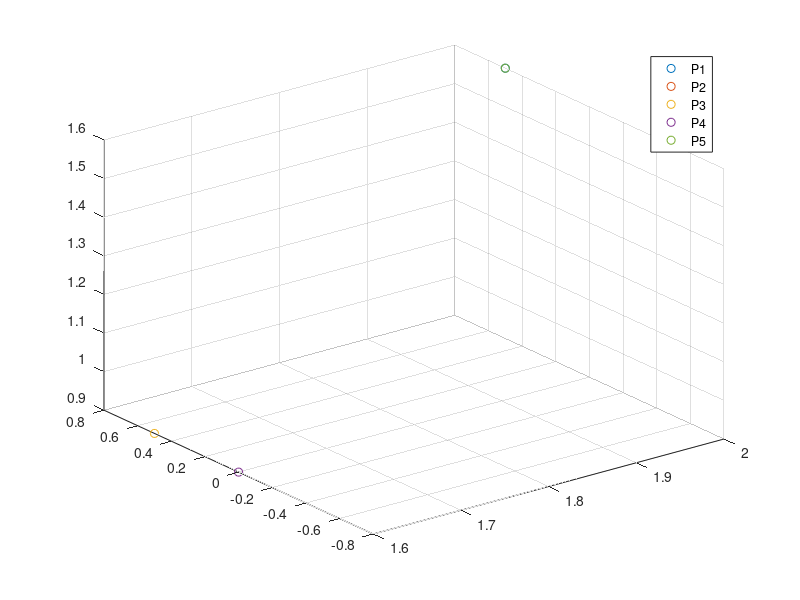
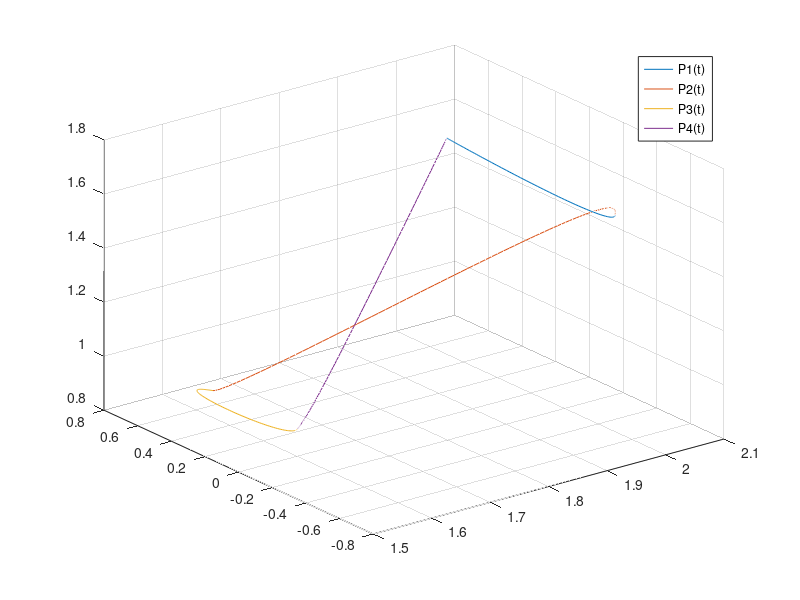

MATLAB code to generate these figures, in order:
clear; close all; clc;

%Path Coordinates
P1 = [2 0.5 1.6];
P2 = [2 -0.5 1.6];
P3 = [1.6 0.5 0.9];
P4 = [1.6 0 0.9];
P5 = [2 0.5 1.6]; 

%3D plot of the points
scatter3(2, 0.5, 1.6); 
hold on
scatter3(2, -0.5, 1.6);
hold on
scatter3(1.6, 0.5, 0.9);
hold on
scatter3(1.6, 0, 0.9); 
hold on
scatter3(2, 0.5, 1.6); 
legend('P1', 'P2', 'P3', 'P4', 'P5'); 
grid on

%Position, velocity and acceleration
%P1
x1 = P1(1, 1); %meters
x1Dot = 0.0; % No velocity
x1DotDot = 0.0; % No acceleration -> robot is stationary in rest position

y1 = P1(1, 2);
y1Dot = 0.0;
y1DotDot = 0.0;

z1 = P1(1, 3);
z1Dot = 0.0;
z1DotDot = 0.0;

%P2
x2 = P2(1,1);
x2Dot = 0.1;
x2DotDot = 0.05; 

y2 = P2(1,2);
y2Dot = 0.3;
y2DotDot = 0.05; 

z2 = P2(1,3);
z2Dot = 0.1;
z2DotDot = 0.05; 

%P3
x3 = P3(1,1);
x3Dot = -0.1;
x3DotDot = -0.01;

y3 = P3(1,2);
y3Dot = 0.2;
y3DotDot = 0.05; 

z3 = P3(1,3);
z3Dot = 0.05;
z3DotDot = 0.02;

% P4
x4 = P4(1,1);
x4Dot = 0.1;
x4DotDot = 0.01;

y4 = P4(1,2);
y4Dot = 0.1;
y4DotDot = 0.01;

z4 = P4(1,3);
z4Dot = 0.1;
z4DotDot = 0.01;

%P5
x5 = P5(1,1); 
x5Dot = 0.0;
x5DotDot = 0.0;

y5 = P5(1,2);
y5Dot = 0.0;
y5DotDot = 0.0;

z5 = P5(1,3);
z5Dot = 0.0;
z5DotDot = 0.0; 

%Arbitary Constants (Timestamps for each point, t1, t2...)
T1 = 0;
T2 = 1;
T3 = 2;
T4 = 3;
T5 = 4; 

%Timeintervals for the piecewise curve fitting
dt = 0.01;

t1 = [T1:dt:T2];
t2 = [T2:dt:T3]; 
t3 = [T3:dt:T4]; 
t4 = [T4:dt:T5]; 

%Column vectors for the position, velocity and acceleration for each point
%including arbitary constants. Arbitary constants indicate position and
%velocity at the endpoint of each curve, i.e. position and velocity at the
%next point. For the last point, acceleration must also be included to make
%the robot stop as accurately as possible. 

%P1(t1) -> P1(t2)
X1 = [x1; x1Dot; x1DotDot; x2; x2Dot];
Y1 = [y1; y1Dot; y1DotDot; y2; y2Dot]; 
Z1 = [z1; z1Dot; z1DotDot; z2; z2Dot]; 

%P2(t2) -> P2(t3)
X2 = [x2; x2Dot; x2DotDot; x3; x3Dot];
Y2 = [y2; y2Dot; y2DotDot; y3; y3Dot]; 
Z2 = [z2; z2Dot; z2DotDot; z3; z3Dot];

%P3(t3) -> P3(t4)
X3 = [x3; x3Dot; x3DotDot; x4; x4Dot];
Y3 = [y3; y3Dot; y3DotDot; y4; y4Dot]; 
Z3 = [z3; z3Dot; z3DotDot; z4; z4Dot];

%P4(t4) -> P4(t5)
X4 = [x4; x4Dot; x4DotDot; x5; x5Dot; x5DotDot];
Y4 = [y4; y4Dot; y4DotDot; y5; y5Dot; y5DotDot]; 
Z4 = [z4; z4Dot; z4DotDot; z5; z5Dot; z5DotDot];

%Adding the matrices including the polynomials for each curve w/ its
%derivatives

F_1 = [1 T1 T1.^2 T1.^3 T1.^4;
       0 1 2*T1 3*T1.^2 4*T1.^3;
       0 0 2 6*T1 12*T1.^2;
       1 T2 T2.^2 T2.^3 T2.^4;
       0 1 2*T2 3*T2.^2 4*T2.^3]; 
   
F_2 = [1 T2 T2.^2 T2.^3 T2.^4;
       0 1 2*T2 3*T2.^2 4*T2.^3;
       0 0 2 6*T2 12*T2.^2;
       1 T3 T3.^2 T3.^3 T3.^4;
       0 1 2*T3 3*T3.^2 4*T3.^3]; 
   
F_3 = [1 T3 T3.^2 T3.^3 T3.^4;
       0 1 2*T3 3*T3.^2 4*T3.^3;
       0 0 2 6*T3 12*T3.^2;
       1 T4 T4.^2 T4.^3 T4.^4;
       0 1 2*T4 3*T4.^2 4*T4.^3];
   
F_4 = [1 T4 T4.^2 T4.^3 T4.^4 T4.^5;
       0 1 2*T4 3*T4.^2 4*T4.^3 5*T4.^4;
       0 0 2 6*T4 12*T4.^2 20*T4^3;
       1 T5 T5.^2 T5.^3 T5.^4 T5.^5;
       0 1 2*T5 3*T5.^2 4*T5.^3 5*T5^4;
       0 0 2 6*T4 12*T4.^2 20*T5.^3]; 
   
% Finding matrices of the unknowns for each point

AX1 = inv(F_1)*X1; 
AY1 = inv(F_1)*Y1;
AZ1 = inv(F_1)*Z1; 

BX2 = inv(F_2)*X2;
BY2 = inv(F_2)*Y2;
BZ2 = inv(F_2)*Z2;

CX3 = inv(F_3)*X3;
CY3 = inv(F_3)*Y3;
CZ3 = inv(F_3)*Z3;

DX4 = inv(F_4)*X4;
DY4 = inv(F_4)*Y4;
DZ4 = inv(F_4)*Z4; 

% Setting up the polynomial equations for each point in XYZ
%P1 at t = t1
X_p1 = AX1(1) + AX1(2)*t1 + AX1(3)*t1.^2 + AX1(4)*t1.^3 + AX1(5)*t1.^4; 
Y_p1 = AY1(1) + AY1(2)*t1 + AY1(3)*t1.^2 + AY1(4)*t1.^3 + AY1(5)*t1.^4; 
Z_p1 = AZ1(1) + AZ1(2)*t1 + AZ1(3)*t1.^2 + AZ1(4)*t1.^3 + AZ1(5)*t1.^4; 

%P2 at t = t2
X_p2 = BX2(1) + BX2(2)*t2 + BX2(3)*t2.^2 + BX2(4)*t2.^3 + BX2(5)*t2.^4; 
Y_p2 = BY2(1) + BY2(2)*t2 + BY2(3)*t2.^2 + BY2(4)*t2.^3 + BY2(5)*t2.^4; 
Z_p2 = BZ2(1) + BZ2(2)*t2 + BZ2(3)*t2.^2 + BZ2(4)*t2.^3 + BZ2(5)*t2.^4; 

% P3 at t = t3
X_p3 = CX3(1) + CX3(2)*t3 + CX3(3)*t3.^2 + CX3(4)*t3.^3 + CX3(5)*t3.^4; 
Y_p3 = CY3(1) + CY3(2)*t3 + CY3(3)*t3.^2 + CY3(4)*t3.^3 + CY3(5)*t3.^4; 
Z_p3 = CZ3(1) + CZ3(2)*t3 + CZ3(3)*t3.^2 + CZ3(4)*t3.^3 + CZ3(5)*t3.^4;

% P4 at t = t4
X_p4 = DX4(1) + DX4(2)*t4 + DX4(3)*t4.^2 + DX4(4)*t4.^3 + DX4(5)*t4.^4 + DX4(6)*t4.^5; 
Y_p4 = DY4(1) + DY4(2)*t4 + DY4(3)*t4.^2 + DY4(4)*t4.^3 + DY4(5)*t4.^4 + DY4(6)*t4.^5; 
Z_p4 = DZ4(1) + DZ4(2)*t4 + DZ4(3)*t4.^2 + DZ4(4)*t4.^3 + DZ4(5)*t4.^4 + DZ4(6)*t4.^5; 

figure
plot3(X_p1, Y_p1, Z_p1);
hold on
plot3(X_p2, Y_p2, Z_p2); 
hold on
plot3(X_p3, Y_p3, Z_p3);
hold on
plot3(X_p4, Y_p4, Z_p4); 
grid on
legend('P1(t)', 'P2(t)', 'P3(t)', 'P4(t)'); 